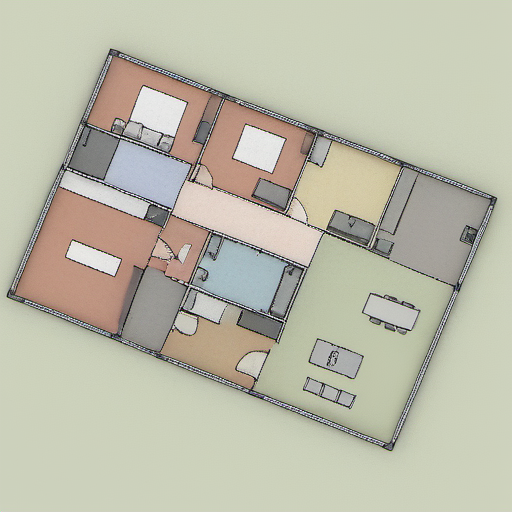
#> input picture data/generations/20250718_143903_single_lora_2a02ec1a_seed_3296137505.png, 512 x 512 px; its folder holds only this picture in this run
$ python -i image_utils.py   (imports and definitions only)
#> lines starting #> are read from the running program, lines starting #| are printed output that depends on the picture; after the words box and inside, x2 and y2 are one past the last pixel; in counts of white or black regions, pixels touching at a corner belong together
#> further down, picture is the input picture: PIL image 512x512 RGB; mean R, G, B 187.9, 186.8, 169.5
import os
import json
import cv2
import numpy as np
from PIL import Image, ImageOps
from pathlib import Path
from typing import Dict, Any, Optional
from datetime import datetime

# [39 lines left out: functions ensure_output_dir, save_image, load_image, not called in this run]

def create_canny_image(image: Image.Image, low_threshold: int = 50, high_threshold: int = 150) -> Image.Image:
    """Crée une image canny edge à partir d'une image PIL"""
#> called with low_threshold = 50, high_threshold = 150
    # Convertir en array numpy
    if image.mode != 'RGB':
        image = image.convert('RGB')

    image_array = np.array(image)

    # Convertir en niveaux de gris
    gray = cv2.cvtColor(image_array, cv2.COLOR_RGB2GRAY)
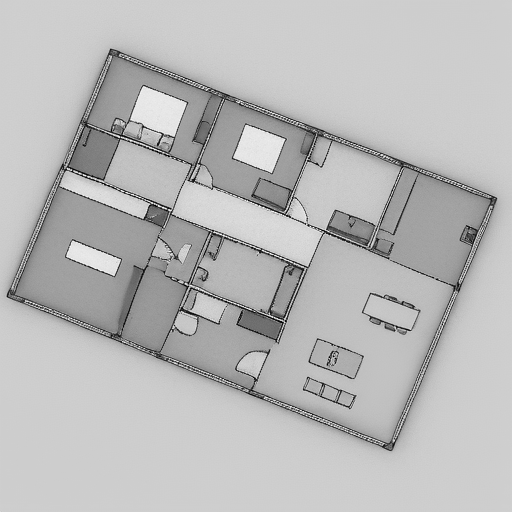
#> gray: shape (512, 512); min 0, max 255, mean 185.2

    # Appliquer le filtre Canny
    canny = cv2.Canny(gray, low_threshold, high_threshold)
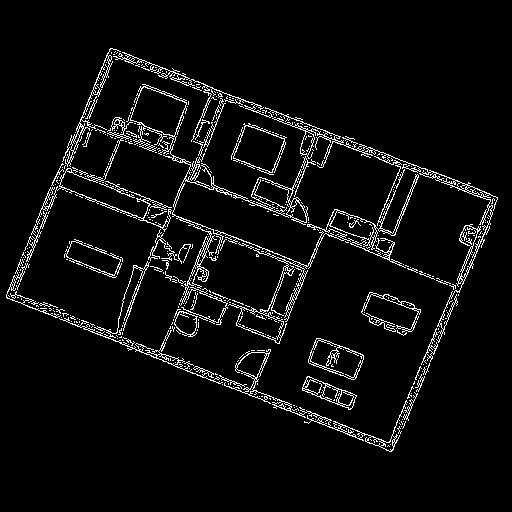
#> canny: shape (512, 512); 5.2% white in thin lines or dots, all inside (x1, y1, x2, y2) = (6, 48, 498, 452)

    # Convertir en image RGB (3 canaux)
    canny_rgb = cv2.cvtColor(canny, cv2.COLOR_GRAY2RGB)

    # Convertir en image PIL
    canny_image = Image.fromarray(canny_rgb)

    return canny_image

# [217 lines left out: functions resize_image, create_image_grid, add_watermark, enhance_image, get_image_info, cleanup_old_images and 1 more, not called in this run]

>>> from PIL import Image
>>> picture = Image.open('../../data/generations/20250718_143903_single_lora_2a02ec1a_seed_3296137505.png')
>>> result = create_canny_image(picture)

$ run again, on data/generations/20250718_144019_single_lora_2a02ec1a_seed_1271447356.png
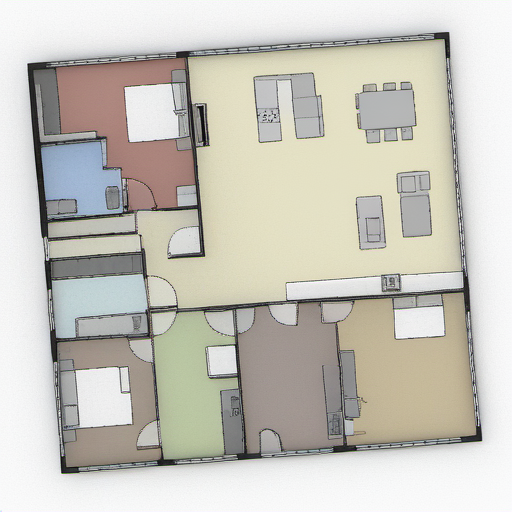
#> input picture data/generations/20250718_144019_single_lora_2a02ec1a_seed_1271447356.png, 512 x 512 px
#> picture is the input picture: PIL image 512x512 RGB; mean R, G, B 199.4, 197, 188.2
#> in create_canny_image, `gray = cv2.cvtColor(image_array, cv2.COLOR_RGB2GRAY)`:
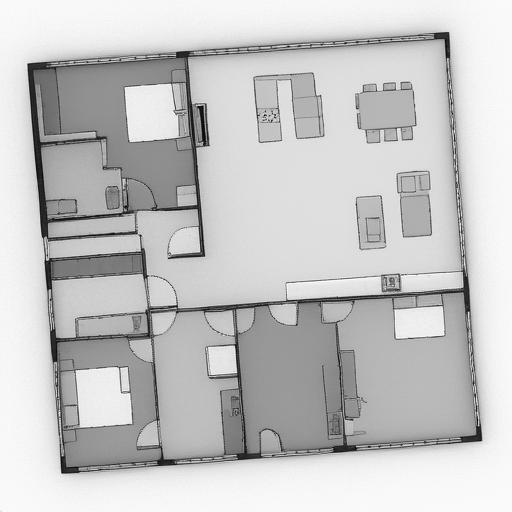
#> gray: shape (512, 512); min 0, max 254, mean 196.7
#> in create_canny_image, `canny = cv2.Canny(gray, low_threshold, high_threshold)`:
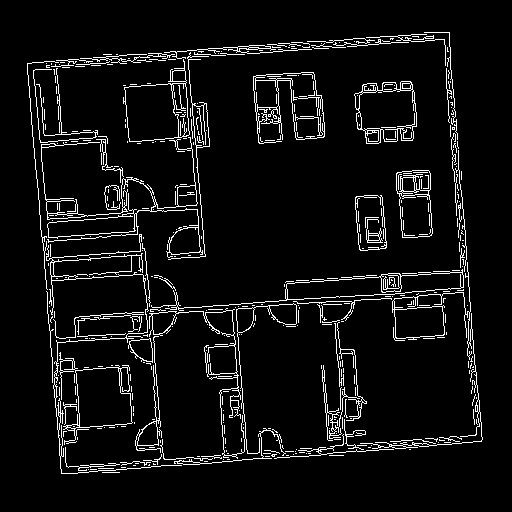
#> canny: shape (512, 512); 6.3% white in thin lines or dots, all inside (x1, y1, x2, y2) = (27, 32, 483, 474)

$ run again, on data/generations/20250718_144157_single_lora_2a02ec1a_seed_372383731.png
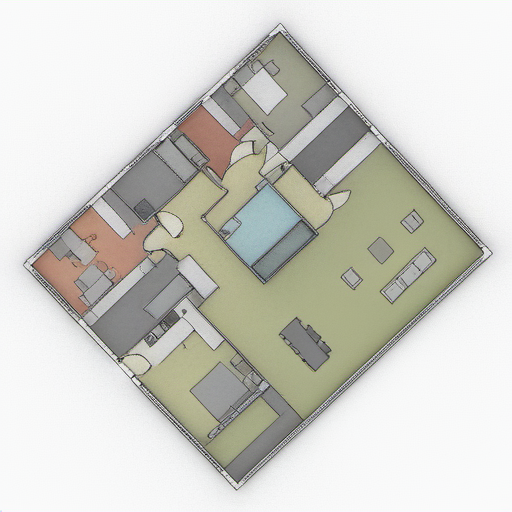
#> input picture data/generations/20250718_144157_single_lora_2a02ec1a_seed_372383731.png, 512 x 512 px
#> picture is the input picture: PIL image 512x512 RGB; mean R, G, B 207.4, 207.2, 200.3
#> in create_canny_image, `gray = cv2.cvtColor(image_array, cv2.COLOR_RGB2GRAY)`:
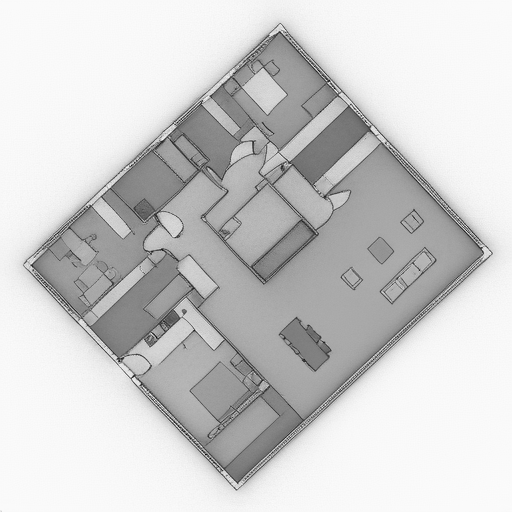
#> gray: shape (512, 512); min 0, max 255, mean 206.5
#> in create_canny_image, `canny = cv2.Canny(gray, low_threshold, high_threshold)`:
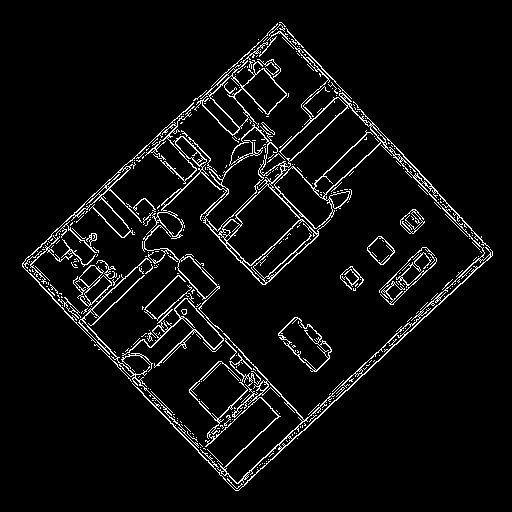
#> canny: shape (512, 512); 5.4% white in thin lines or dots, all inside (x1, y1, x2, y2) = (22, 22, 493, 491)
